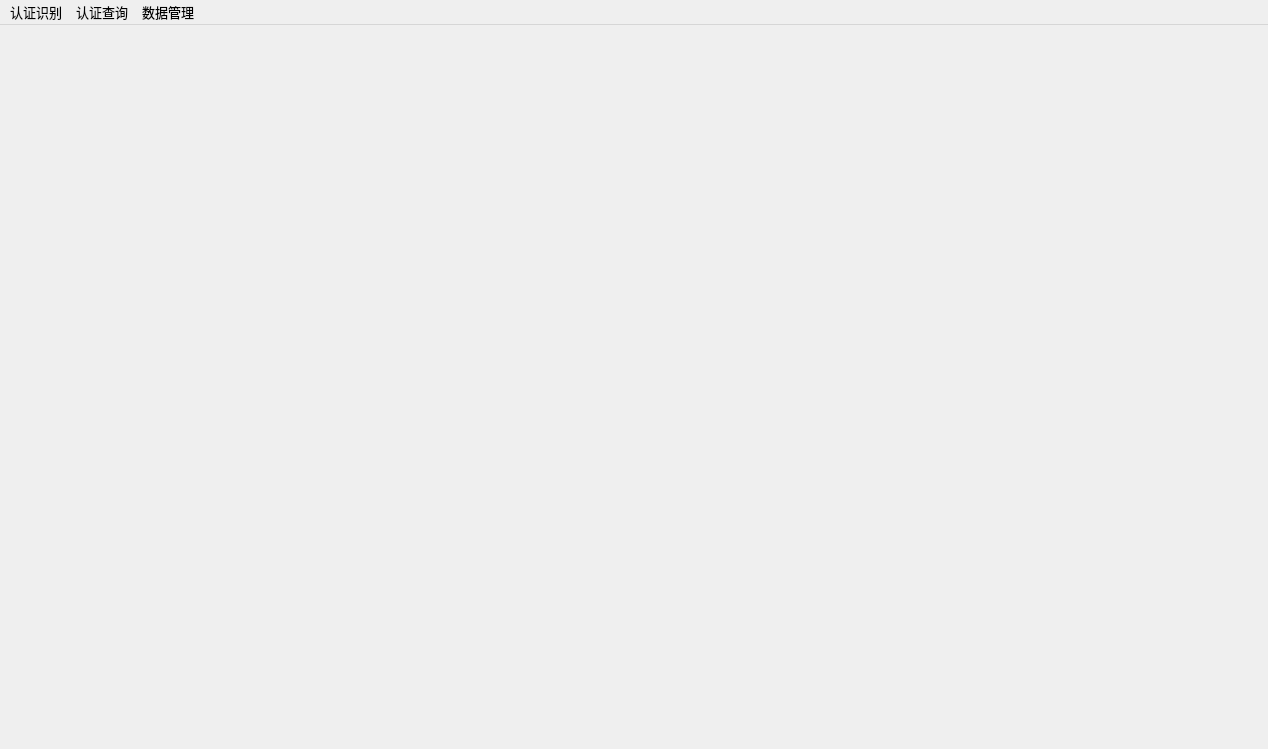
<?xml version="1.0" encoding="UTF-8"?>
<ui version="4.0">
 <class>MainWin</class>
 <widget class="QMainWindow" name="MainWin">
  <property name="geometry">
   <rect>
    <x>0</x>
    <y>0</y>
    <width>1268</width>
    <height>749</height>
   </rect>
  </property>
  <property name="sizePolicy">
   <sizepolicy hsizetype="Preferred" vsizetype="Preferred">
    <horstretch>0</horstretch>
    <verstretch>0</verstretch>
   </sizepolicy>
  </property>
  <property name="windowTitle">
   <string>鼎星人脸识别身份核验系统</string>
  </property>
  <widget class="QWidget" name="centralWidget">
   <property name="enabled">
    <bool>true</bool>
   </property>
   <property name="minimumSize">
    <size>
     <width>800</width>
     <height>600</height>
    </size>
   </property>
   <property name="cursor">
    <cursorShape>ArrowCursor</cursorShape>
   </property>
  </widget>
  <widget class="QMenuBar" name="menuBar">
   <property name="geometry">
    <rect>
     <x>0</x>
     <y>0</y>
     <width>1268</width>
     <height>25</height>
    </rect>
   </property>
   <property name="sizePolicy">
    <sizepolicy hsizetype="Preferred" vsizetype="Preferred">
     <horstretch>10</horstretch>
     <verstretch>10</verstretch>
    </sizepolicy>
   </property>
   <property name="sizeIncrement">
    <size>
     <width>10</width>
     <height>10</height>
    </size>
   </property>
   <property name="font">
    <font>
     <pointsize>10</pointsize>
    </font>
   </property>
   <property name="defaultUp">
    <bool>false</bool>
   </property>
   <property name="nativeMenuBar">
    <bool>true</bool>
   </property>
   <widget class="QMenu" name="menu">
    <property name="title">
     <string>认证识别</string>
    </property>
    <addaction name="camStr"/>
   </widget>
   <widget class="QMenu" name="menu_2">
    <property name="font">
     <font>
      <pointsize>10</pointsize>
     </font>
    </property>
    <property name="title">
     <string>认证查询</string>
    </property>
    <addaction name="actionRzResu"/>
    <addaction name="actionRzSta"/>
    <addaction name="actionRzLog"/>
   </widget>
   <widget class="QMenu" name="menu_3">
    <property name="font">
     <font>
      <pointsize>10</pointsize>
     </font>
    </property>
    <property name="title">
     <string>数据管理</string>
    </property>
    <addaction name="actionSysDataIni"/>
    <addaction name="actionDataInAndOut"/>
    <addaction name="actionDataSet"/>
    <addaction name="actionRzDatainit"/>
   </widget>
   <addaction name="menu"/>
   <addaction name="menu_2"/>
   <addaction name="menu_3"/>
  </widget>
  <action name="camStr">
   <property name="text">
    <string>开始识别</string>
   </property>
   <property name="iconText">
    <string>开始识别</string>
   </property>
   <property name="font">
    <font>
     <family>微软雅黑</family>
     <pointsize>10</pointsize>
    </font>
   </property>
  </action>
  <action name="actionRzResu">
   <property name="text">
    <string>认证结果查询</string>
   </property>
  </action>
  <action name="actionRzSta">
   <property name="text">
    <string>认证结果统计</string>
   </property>
  </action>
  <action name="actionRzLog">
   <property name="text">
    <string>认证日志详情</string>
   </property>
  </action>
  <action name="actionSysDataIni">
   <property name="text">
    <string>系统数据初始化</string>
   </property>
  </action>
  <action name="actionDataInAndOut">
   <property name="text">
    <string>数据导入导出</string>
   </property>
  </action>
  <action name="actionDataSet">
   <property name="text">
    <string>认证数据设置</string>
   </property>
  </action>
  <action name="actionRzDatainit">
   <property name="text">
    <string>认证数据初始化</string>
   </property>
  </action>
  <action name="actiontest">
   <property name="text">
    <string>你好</string>
   </property>
   <property name="menuRole">
    <enum>QAction::ApplicationSpecificRole</enum>
   </property>
  </action>
 </widget>
 <layoutdefault spacing="6" margin="11"/>
 <resources/>
 <connections/>
</ui>
